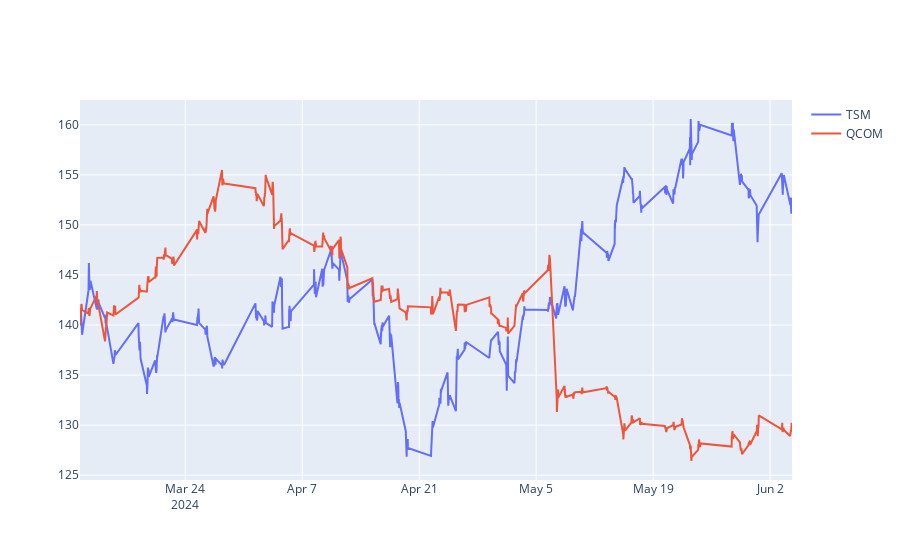

The notebook cell saved with this chart:
### Code cell
# Plot the two normalized tickers

fig = go.Figure()
fig.add_trace(go.Scatter(x=tsm_data.index, y=tsm_data['Close'], name='TSM'))
fig.add_trace(go.Scatter(x=qcom_data.index, y=qcom_data['Close_NORM'], name='QCOM'))

fig.show()

### Figure 1 — Plotly figure (JSON) as saved in the notebook; plotly's stock layout.template omitted (floating-point values rounded to 4 significant figures; data arrays with more than 128 entries replaced by an {"elided": "..."} marker saying what was removed)
{"data": [{"name": "TSM", "type": "scatter", "x": {"elided": "779 str values"}, "y": {"elided": "779 float values"}}, {"name": "QCOM", "type": "scatter", "x": {"elided": "779 str values"}, "y": {"elided": "779 float values"}}], "layout": {}}
